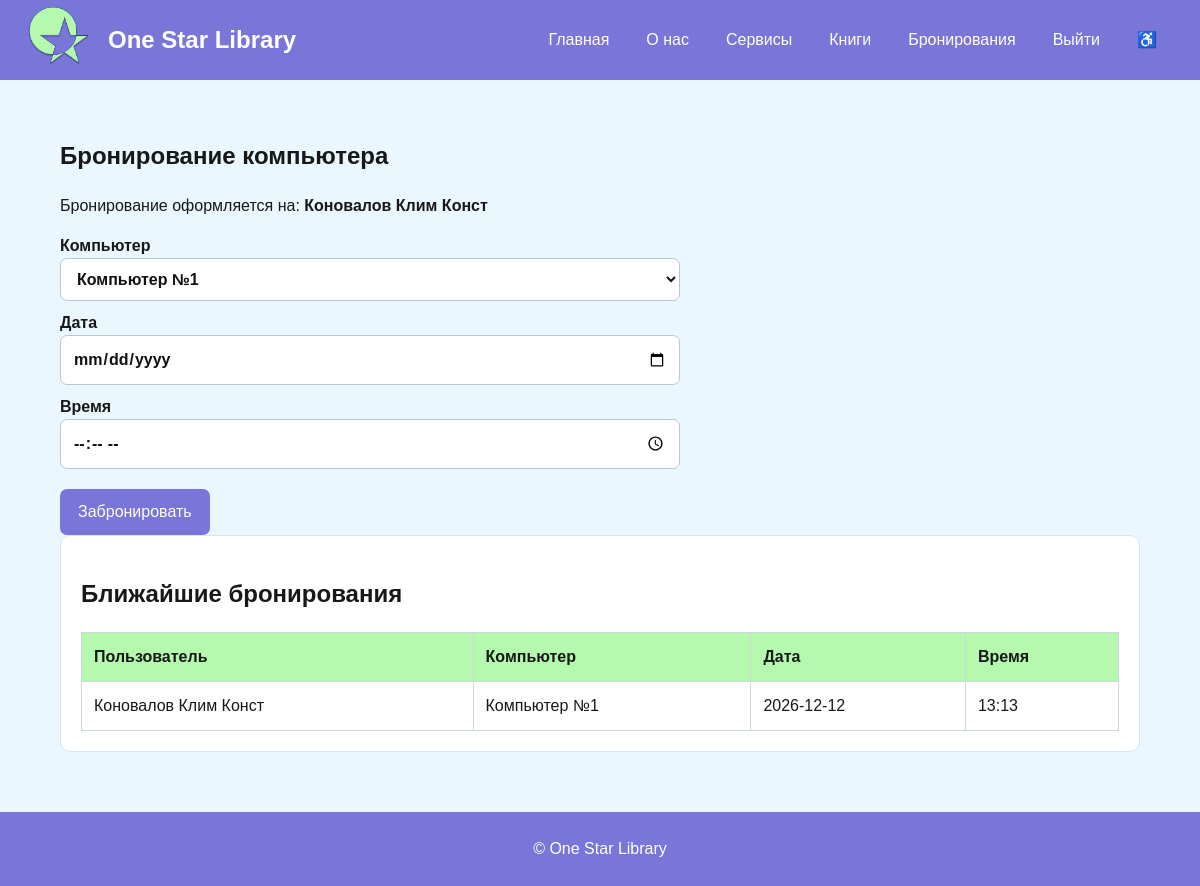
/bookings (signed in), run on the app's committed database.
### tables this page shows
CREATE TABLE bookings (
        id INTEGER PRIMARY KEY AUTOINCREMENT,
        user_name TEXT NOT NULL,
        computer TEXT NOT NULL,
        booking_date TEXT NOT NULL,
        booking_time TEXT NOT NULL
    );

### app.py (the view)
@app.route("/bookings", methods=["GET","POST"])
def bookings():
    if not session.get("user"):
        return redirect(url_for("login"))
    con=db()
    if request.method == "POST":
        con.execute("INSERT INTO bookings(user_name,computer,booking_date,booking_time) VALUES(?,?,?,?)",
                    (session.get("user_name", ""),request.form["computer"],
                     request.form["booking_date"],request.form["booking_time"]))
        con.commit()
        flash("Компьютер забронирован.", "ok")
    rows=con.execute("SELECT * FROM bookings ORDER BY booking_date, booking_time").fetchall()
    con.close()
    return render_template("bookings.html", bookings=rows)

### app.py (called while the page is built)
def db():
    con = sqlite3.connect(DB)
    con.row_factory = sqlite3.Row
    return con

@app.context_processor
def common():
    return {"admin": session.get("admin", False), "today": date.today().isoformat()}

### templates/bookings.html
{% extends "base.html" %}{% block content %}
<section class="form-card"><h1>Бронирование компьютера</h1><p>Бронирование оформляется на: <strong>{{ session.get('user_name') }}</strong></p><form method="post"><label>Компьютер<select name="computer"><option>Компьютер №1</option><option>Компьютер №2</option><option>Компьютер №3</option><option>Компьютер №4</option></select></label><label>Дата<input type="date" name="booking_date" required></label><label>Время<input type="time" name="booking_time" required></label><button class="button">Забронировать</button></form></section>
<section class="card"><h2>Ближайшие бронирования</h2><table><tr><th>Пользователь</th><th>Компьютер</th><th>Дата</th><th>Время</th></tr>{% for b in bookings %}<tr><td>{{b.user_name}}</td><td>{{b.computer}}</td><td>{{b.booking_date}}</td><td>{{b.booking_time}}</td></tr>{% endfor %}</table></section>
{% endblock %}

### static/css/style.css (style rules this page uses)
:root { --bg: #eaf7ff; --text: #181818; --purple: #7a75d9; --purple-hover: #6a65c9; --green: #b4f9ae; --section: #d5ffd2; --white: #ffffff; --border: #d6e6ef; }
* { box-sizing: border-box; }
html, body { margin: 0; padding: 0; }
body { font-family: Arial, Helvetica, sans-serif; background: var(--bg); color: var(--text); line-height: 1.5; font-size: 16px; }
.card { background:#fff; border-radius:10px; padding:20px; border:1px solid var(--border); }
input, select, textarea { width:100%; padding:11px 12px; border:1px solid #b8c9d3; border-radius:7px; font:inherit; background:#fff; color:#111; }
label { display:block; margin: 10px 0 6px; font-weight:700; }
form { max-width: 620px; }
table { width:100%; border-collapse:collapse; background:#fff; }
th, td { padding:12px; border:1px solid #cbd8df; text-align:left; }
th { background:var(--green); }
.button { display:inline-block; background:var(--purple); color:#fff; border:0; padding:11px 18px; border-radius:7px; cursor:pointer; font:inherit; margin-top:14px; }

### data on the page
bookings: get "Коновалов Клим Конст", user_name "Коновалов Клим Конст", computer "Компьютер №1", booking_date "2026-12-12", booking_time "13:13"
